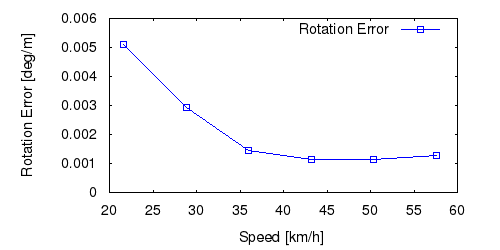

The gnuplot source for this figure:
set term postscript eps enhanced color
set output "17_rs.eps"
set size ratio 0.5
set yrange [0:*]
set xlabel "Speed [km/h]"
set ylabel "Rotation Error [deg/m]"
plot "17_rs.txt" using ($1*3.6):($2*57.3) title 'Rotation Error' lc rgb "#0000FF" pt 4 w linespoints
